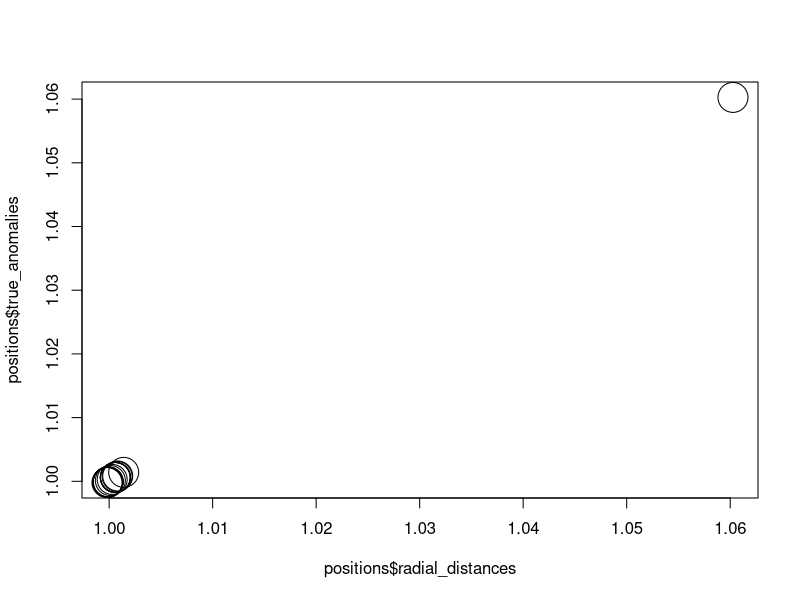
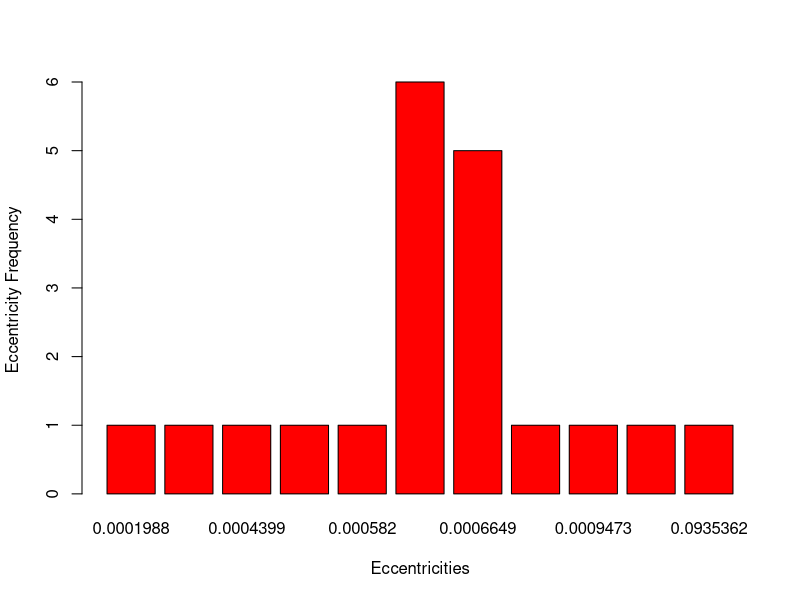
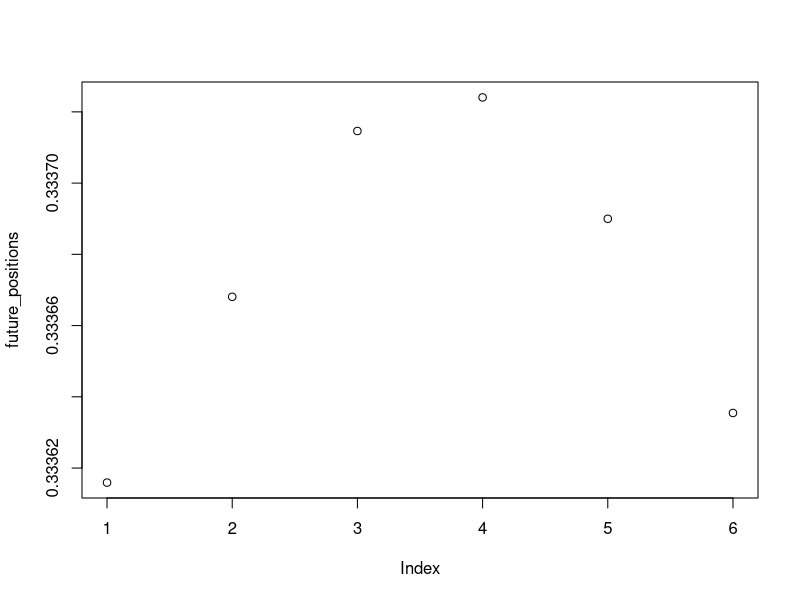
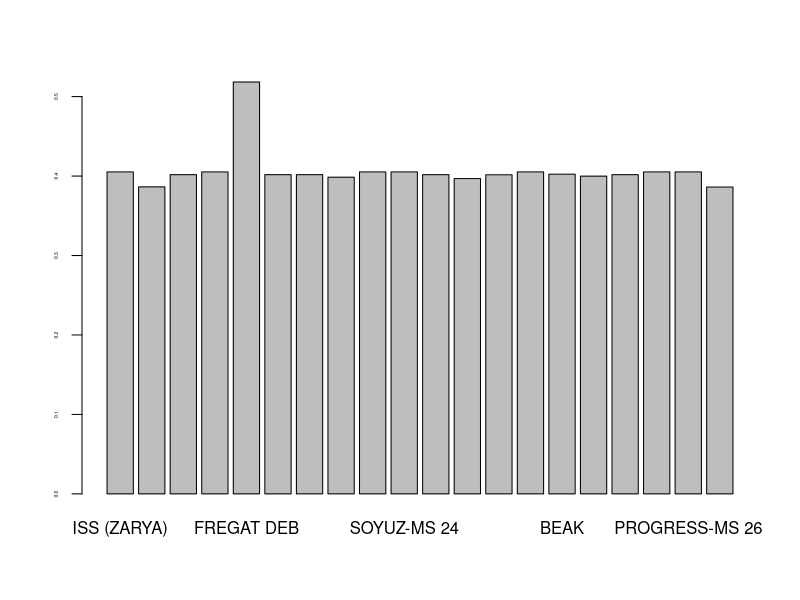

The R script that drew these images, in order:

#Creates the dataset from the csv file. 
ss_dataset <- read.csv("spacestations.csv")
print(ss_dataset)
#Creates a vector for the array column names (the station names).
station_names <- c()

for (station in ss_dataset$OBJECT_NAME)
{
  station_names <- append(station_names, station)
}

#Position vector
positions <- list(
  radial_distance <- c(),
  true_anomalies <- c()
)

position_function <- function(station_names)
{

  for (name in station_names)
  {mean_motion <- ss_dataset$MEAN_MOTION[ss_dataset$OBJECT_NAME == name]

    eccentricity <- ss_dataset$ECCENTRICITY[ss_dataset$OBJECT_NAME == name]

    mean_anomaly <- ss_dataset$MEAN_ANOMALY[ss_dataset$OBJECT_NAME == name]

    ascending_node <- ss_dataset$RA_OF_ASC_NODE[ss_dataset$OBJECT_NAME == name]

    e_old <- mean_anomaly #degrees/radians
    e_new <- 0

    while (abs(e_new - e_old) >= (1 * 10**-4))
    {
      #Enew=M+e⋅sin(E old)
      e_new <- e_old - (e_old - eccentricity*sin(e_old) - mean_anomaly) / (1 - eccentricity * cos(e_old))
      e_old <- e_new
    }
    eccentric_anomaly <- e_old

  # true_anomaly is ν = arctan2(sqrt(1 - e^2) * sin(E), cos(E) - e)
    true_anomaly = atan2(sqrt(1 - eccentricity^2) * sin(eccentric_anomaly), cos(eccentric_anomaly) - eccentricity)

    # a = (9.81 / mean_motion^2)^(1/3)

    periapsis <- ascending_node - true_anomaly
    # position <- a * (1 - eccentricity^2) / (1 + eccentricity * cos(true_anomaly))
    radial_distance <- 1 + eccentricity * cos(true_anomaly - periapsis) / 1 - eccentricity**2

    #Appends to vectors
    positions$radial_distances <- append(positions$radial_distances, radial_distance)
    positions$true_anomalies <- append(positions$true_anomalies, radial_distance)

  }
  return(positions)
}

positions <- position_function(station_names)
plot(positions$radial_distances, positions$true_anomalies, cex = 4)

#Shows the different eccentiricties of the stations. This is measing eccentricity
#which means that there are 6 satellites with more elliptical orbits, a few with semi-circular, one with an almost 
#completely elliptical orbit.
eccentricity <- table(ss_dataset$ECCENTRICITY)

barplot(eccentricity, col="red", xlab = "Eccentricities", ylab = "Eccentricity Frequency")


#Find the future positions of satellites

name <- ss_dataset$OBJECT_NAME[ss_dataset$OBJECT_NAME == "ISS DEB1"]
    
future_mean_motion <- ss_dataset$MEAN_MOTION[ss_dataset$OBJECT_NAME == name]

future_eccentricity <- ss_dataset$ECCENTRICITY[ss_dataset$OBJECT_NAME == name]

future_mean_anomaly <- ss_dataset$MEAN_ANOMALY[ss_dataset$OBJECT_NAME == name]

future_ascending_node <- ss_dataset$RA_OF_ASC_NODE[ss_dataset$OBJECT_NAME == name]

future_e_old <- future_mean_anomaly #degrees/radians

future_e_new <- 0

a <- (9.81 / future_mean_motion^2)^(1 / 3)

while (abs(future_e_new - future_e_old) >= (1 * 10**-4))
{#Enew=M+e⋅sin(E old)
    future_e_new <- future_e_old - (future_e_old - future_eccentricity*sin(future_e_old) - future_mean_anomaly) / (1 - future_eccentricity * cos(future_e_old))
    future_e_old <- future_e_new
}
future_eccentric_anomaly <- future_e_old

time_vector <- c(5, 10, 15, 20, 25, 30)

future_positions <- c()
for (time in time_vector){
  future_position <- a * (1 - future_eccentricity * cos(future_eccentric_anomaly*(time)))
  future_positions <- append(future_positions, future_position)
}

plot(future_positions)

#Orbital period average

#How to create a dataframe
# orbital_periods_dataframe <- data.frame(names <- character())
# #Add each name to data frame
# for (name in station_names)
# {
#   # orbital_periods_dataframe[1, i] <- station_names[i]
#   # str(orbital_periods_dataframe)
#   orbital_periods_dataframe$names <- append(orbital_periods_dataframe$names, name)
# }
print(station_names)

orbital_periods_dataframe <- data.frame(names <- station_names)


orbital_periods <- c()
for (name in station_names)
{
  mean_motion <- ss_dataset$MEAN_MOTION[ss_dataset$OBJECT_NAME == name]
  t <- (2 * 3.14) / mean_motion
  orbital_periods <- append(orbital_periods, t)
}

orbital_periods_dataframe <- data.frame(orbital_periods_dataframe, orbital_periods)

str(orbital_periods_dataframe)
numeric_oribtal_periods <- orbital_periods_dataframe$orbital_periods

barplot(numeric_oribtal_periods, 
names.arg = orbital_periods_dataframe$names, 
cex.axis = 0.3)

#Stacks 3 graphs on top of one another in a single column for comparison.
par(mfrow = c(4, 1))
xlim = c(0, 4)